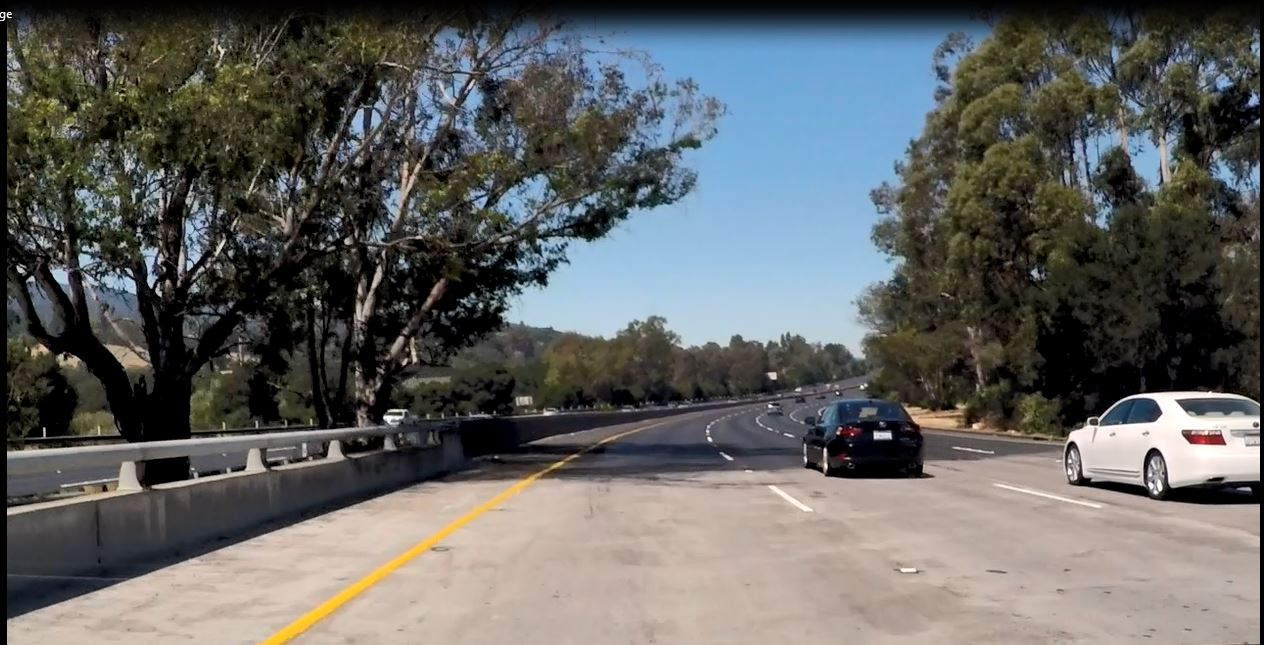
#> input picture test_images/originals/challenge1.JPG, 1264 x 645 px; its folder holds only this picture in this run
$ jupyter execute --allow-errors Project_1_resubmission.ipynb   (shell and % lines are left out)
#> lines starting #> are read from the running program, lines starting #| are printed output that depends on the picture; after the words box and inside, x2 and y2 are one past the last pixel; in counts of white or black regions, pixels touching at a corner belong together
[cell 1]
#importing some useful packages
import matplotlib.pyplot as plt
import matplotlib.image as mpimg
from matplotlib.colors import hsv_to_rgb
import numpy as np
import math
from PIL import Image
import cv2
import os, glob
from sklearn.linear_model import LinearRegression
frame_avg = 5
right_coeffs_array = np.zeros((frame_avg,2))
left_coeffs_array = np.zeros((frame_avg,2))

[cell 2]
# Defining the region of interest (clearing the information that we don't need)
def region_of_interest(updated_img):
    mask = np.zeros_like(updated_img)
    ysize = updated_img.shape[0]
    xsize = updated_img.shape[1]

    vertices = np.array([(50, ysize),
                (xsize-50, ysize),
                (xsize//2+50, ysize//2+50),
                (xsize//2-50, ysize//2+50)], dtype=np.int32)

    #filling pixels inside the polygon defined by "vertices" with the fill color

    cv2.fillPoly(mask, np.array([vertices], dtype=np.int32), (255,255,255))

    #returning the image only where mask pixels are nonzero
    masked_image = cv2.bitwise_and(updated_img, mask)
    return (masked_image)

[cell 3]
# All the image processing takes place under this function

def process_images(image):

    base_img = image


    # TRY TO USE HSV TO CONVERT THE IMAGES LATER FOR BETTER DIFFERENTIATION
    right_lines = []
    left_lines = []
    right = []
    left = []
    ysize = base_img.shape[0]
    xsize = base_img.shape[1]
    white_upper_thld = (255,255,255)
    white_lower_thld = (220,220,215)
    yellow_upper_thld = (255,255,120)
    yellow_lower_thld = (130,130,0)

# Extracting yellow and white colors separately
    mask_yellow = cv2.inRange(base_img, yellow_lower_thld, yellow_upper_thld)
    mask_white = cv2.inRange(base_img, white_lower_thld, white_upper_thld)

    mask = cv2.bitwise_or(mask_white,mask_yellow)

# Masking everything except yellow and white colors from the image
    filtered_image = cv2.bitwise_and(base_img, base_img, mask = mask)

# Defining the region of interest
    filtered_img_after_ROI = region_of_interest(filtered_image)
    #plt.imshow(filtered_img_after_ROI)

# Convert image to graysale
    gray_filtered_img = cv2.cvtColor(filtered_img_after_ROI, cv2.COLOR_RGB2GRAY)
    #plt.imshow(gray_filtered_img,cmap='gray')

# Applying Gaussian Blur
    kernel_size = 7
    blur_gray = cv2.GaussianBlur(gray_filtered_img,(kernel_size, kernel_size), 0)
    #plt.imshow(blur_gray, cmap='gray')

#Defining thresholds for Canny Filter
    low_threshold = 100 #1
    high_threshold = 200 #50
    canny_images = cv2.Canny(blur_gray, low_threshold, high_threshold)
    #plt.imshow(canny_images, cmap='gray')


# HOUGH transform!

    rho = 1
    theta = np.pi/180
    threshold = 8 #8 works
    min_line_length = 7
    max_line_gap = 2 #2 works
    line_image = np.zeros_like(base_img)

    lines = cv2.HoughLinesP(canny_images, rho, theta, threshold, np.array([]),
                            min_line_length, max_line_gap)

#Extracting left lane and right lane coordinates

    for line in lines:
        for x1,y1,x2,y2 in line:
            slope = (y2-y1)/(x2-x1)
            intercept = y1-(slope*x1)
            length = math.sqrt((y2-y1)**2+(x2-x1)**2)

            #if slope of a hough line is greater than 0.3 then it will be a right lane
            if slope>0.3:# and slope <0.6:
                cv2.line(line_image,(x1,y1),(x2,y2),(255,0,0),5)
                right_lines.append(line)

            #if slope of a hough line is less than -0.3 then it will be a left lane
            elif slope<-0.3:# and slope >-0.6:
                cv2.line(line_image,(x1,y1),(x2,y2),(0,255,0),5)
                left_lines.append(line)


    # display images after HOUGH transform
    #plt.imshow(cv2.addWeighted(canny_images,1,line_image,.5,0))
    #plt.imshow(cv2.addWeighted(base_img,1,line_image,.5,0))
    print_hough_line = cv2.addWeighted(base_img,1,line_image,.5,0)

    right_lines = (np.array(right_lines))
    left_lines = (np.array(left_lines))

    # combining all the X and Y coordinates of right lane and converting array to list
    right_x_coord = list(map(int,np.concatenate([right_lines[:,:,0],right_lines[:,:,2]])))
    right_y_coord = list(map(int,np.concatenate([right_lines[:,:,1],right_lines[:,:,3]])))

    # Combining all the X and Y coordinates of left lane and converting array to list
    left_x_coord = list(map(int,np.concatenate([left_lines[:,:,0],left_lines[:,:,2]])))
    left_y_coord = list(map(int,np.concatenate([left_lines[:,:,1],left_lines[:,:,3]])))


# Finding polynomial fit
    order_of_polynomial = 1
    temp_right_coeff = np.polyfit(right_y_coord,right_x_coord,order_of_polynomial)
    temp_left_coeff = np.polyfit(left_y_coord,left_x_coord,order_of_polynomial)

    global right_coeffs_array
    right_coeffs_array = np.append(right_coeffs_array,[temp_right_coeff],axis=0)
    right_coeffs_array = np.delete(right_coeffs_array,(0),axis=0)

    global left_coeffs_array
    left_coeffs_array = np.append(left_coeffs_array,[temp_left_coeff],axis=0)
    left_coeffs_array = np.delete(left_coeffs_array,(0),axis=0)

    """
    if np.all(right_coeffs_array):
        right_coeff = np.mean(right_coeffs_array, axis=0)
    else:
        right_coeff = temp_right_coeff

    if np.all(left_coeffs_array):
        left_coeff = np.mean(left_coeffs_array, axis=0)
    else:
        left_coeff = temp_left_coeff
    """
    left_coeff = temp_left_coeff
    right_coeff = temp_right_coeff

    p_right = np.poly1d(right_coeff)
    p_left = np.poly1d(left_coeff)
    yp = np.linspace(ysize*0.65,ysize, 100)

    #rolling average of slopes


    right = np.transpose(np.array([p_right(yp),yp], np.int32))
    left = np.transpose(np.array([p_left(yp),yp], np.int32))
    final_lines = np.zeros_like(base_img)

# Plotting the lines on the image
    right_lane_poly = cv2.polylines(final_lines,np.int32([right]),0,(255,0,0),7)
    left_lane_poly = cv2.polylines(final_lines,np.int32([left]),0,(0,255,0),7)

    #plt.imshow(background_image)
    image_with_lanes = cv2.addWeighted(base_img,1,right_lane_poly,.8,0)
    image_with_lanes = cv2.addWeighted(base_img,1,left_lane_poly,.8,0)

    #return print_hough_line
    #return [image_with_lanes, right_coeff, left_coeff]
    return image_with_lanes

[cell 4]
#reading in all images
all_images = [cv2.imread(file) for file in glob.glob('CarND-LaneLines-P1/test_images/originals/*.jpg')]
#> all_images = 1 item
plt.figure(figsize=(50,60))

for index,img_value in enumerate(all_images):
    plt.subplot(len(all_images),1,index+1)
    image_for_processing = cv2.cvtColor(img_value, cv2.COLOR_BGR2RGB)
    image_with_lanes_final = process_images(image_for_processing)

    #plt.imshow(image_with_lanes_final)
    image_with_lanes_final = cv2.cvtColor(image_with_lanes_final, cv2.COLOR_RGB2BGR)
    cv2.imwrite('CarND-LaneLines-P1/test_images/Final processed images/'+str(index+1)+'.jpg',image_with_lanes_final)
#> this loop made 1 pass
#> (white_upper_thld in process_images, white_lower_thld in process_images, yellow_upper_thld in process_images, yellow_lower_thld in process_images, kernel_size in process_images) on pass 1: ((255, 255, 255), (220, 220, 215), (255, 255, 120), (130, 130, 0), 7)
#> pass 1, in process_images, `mask_yellow = cv2.inRange(base_img, yellow_lower_thld, yellow_upper_th..`:
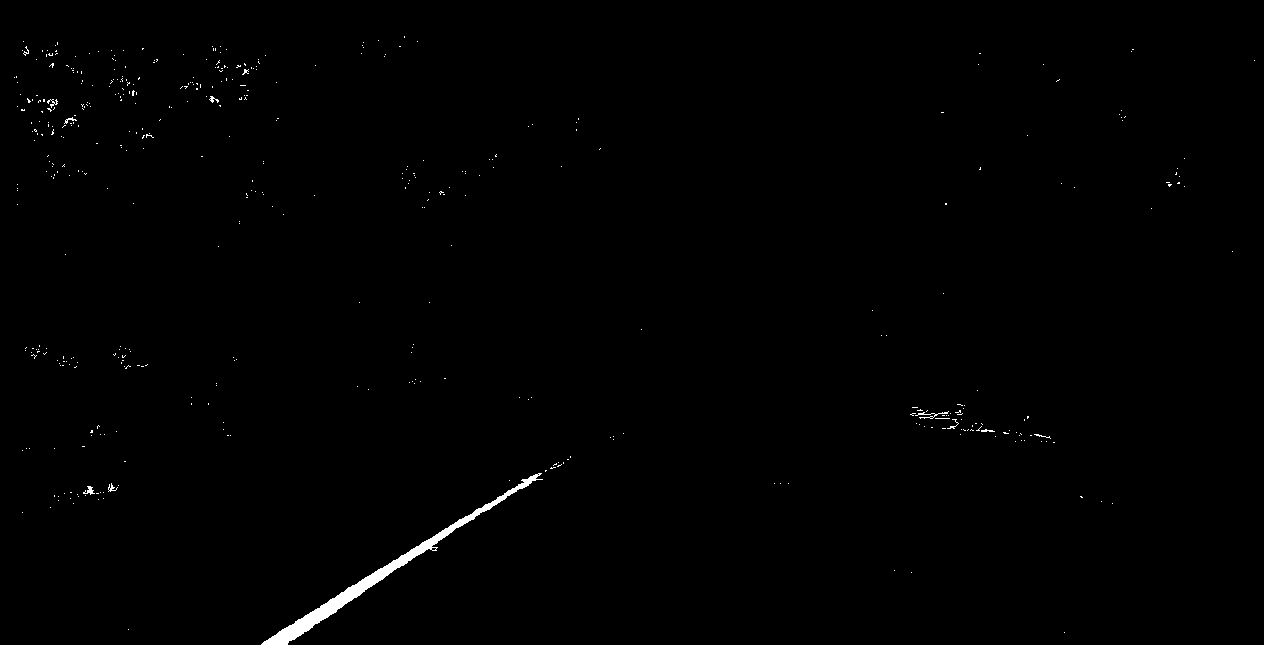
#> mask_yellow: shape (645, 1264); 0.52% white; 454 white regions (442 under 20 px), largest, box (x1, y1, x2, y2) and area: (261, 473, 543, 645) 2964, (915, 411, 949, 419) 71, (83, 486, 95, 495) 50
#> pass 1, in process_images, `mask_white = cv2.inRange(base_img, white_lower_thld, white_upper_thld)`:
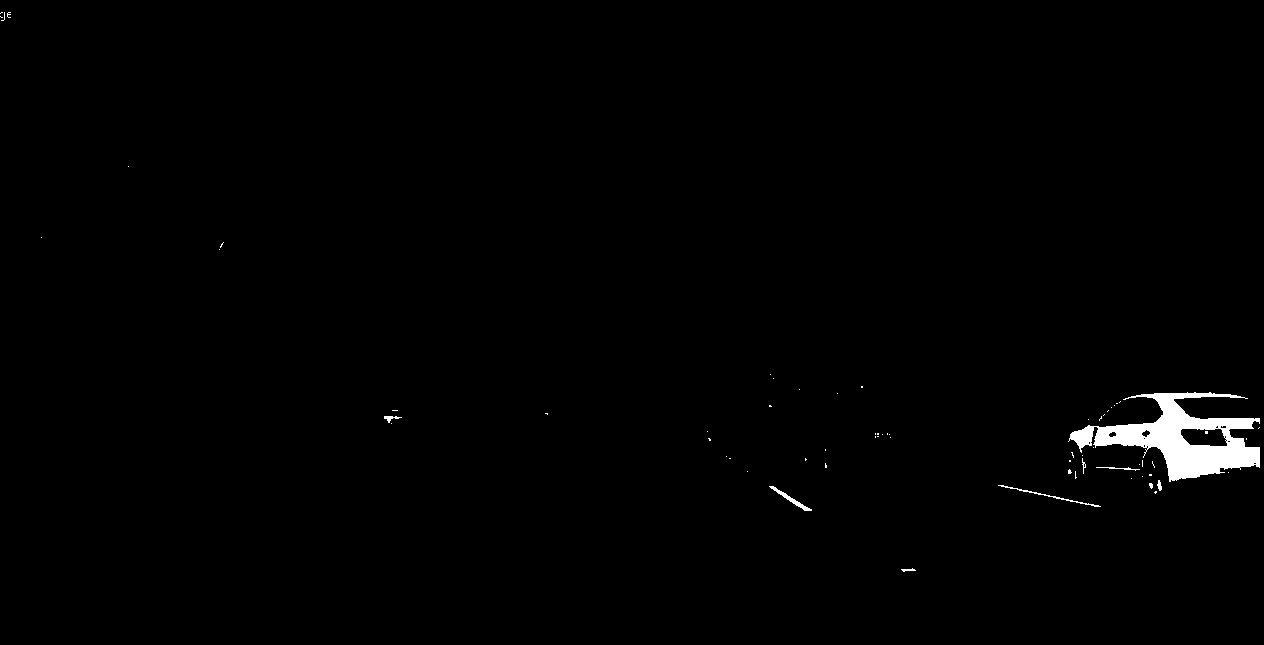
#> mask_white: shape (645, 1264); 0.94% white; 67 white regions (59 under 20 px), largest, box (x1, y1, x2, y2) and area: (1068, 392, 1260, 482) 6862, (769, 486, 812, 511) 179, (998, 485, 1101, 507) 166
#> pass 1, in process_images, `mask = cv2.bitwise_or(mask_white,mask_yellow)`:
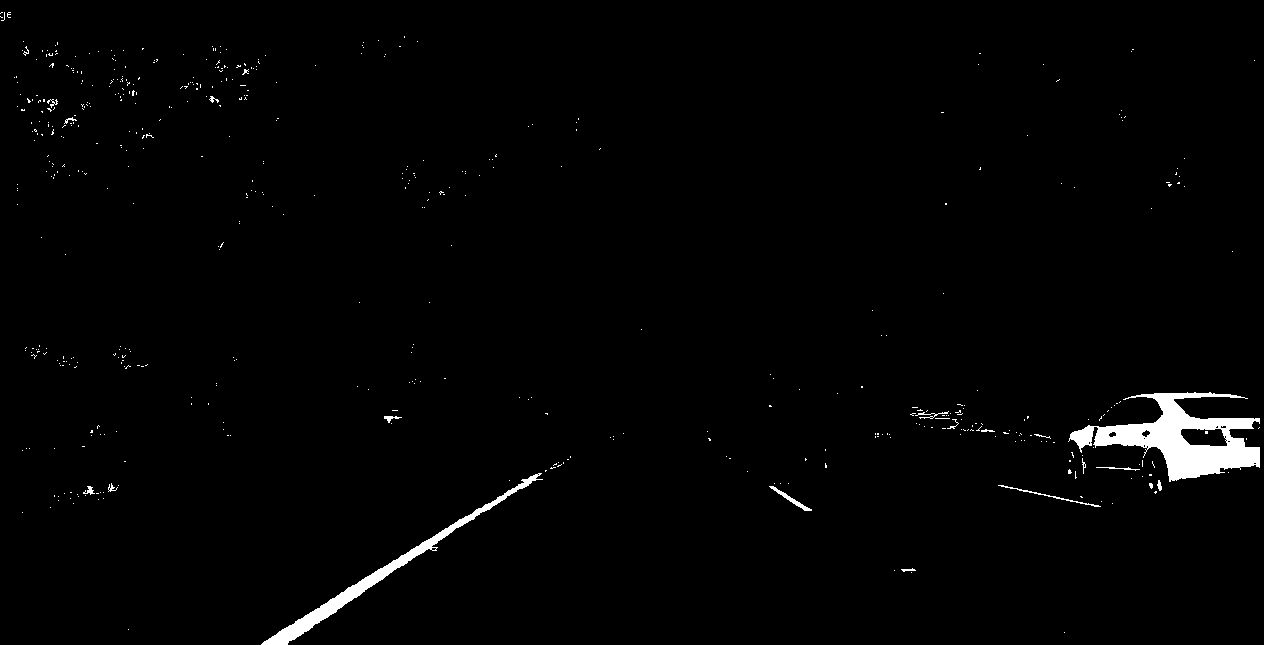
#> mask: shape (645, 1264); 1.5% white; 521 white regions (501 under 20 px), largest, box (x1, y1, x2, y2) and area: (1068, 392, 1260, 482) 6862, (261, 473, 543, 645) 2964, (769, 486, 812, 511) 179

$ run again, on test_images/originals/challenge5.JPG
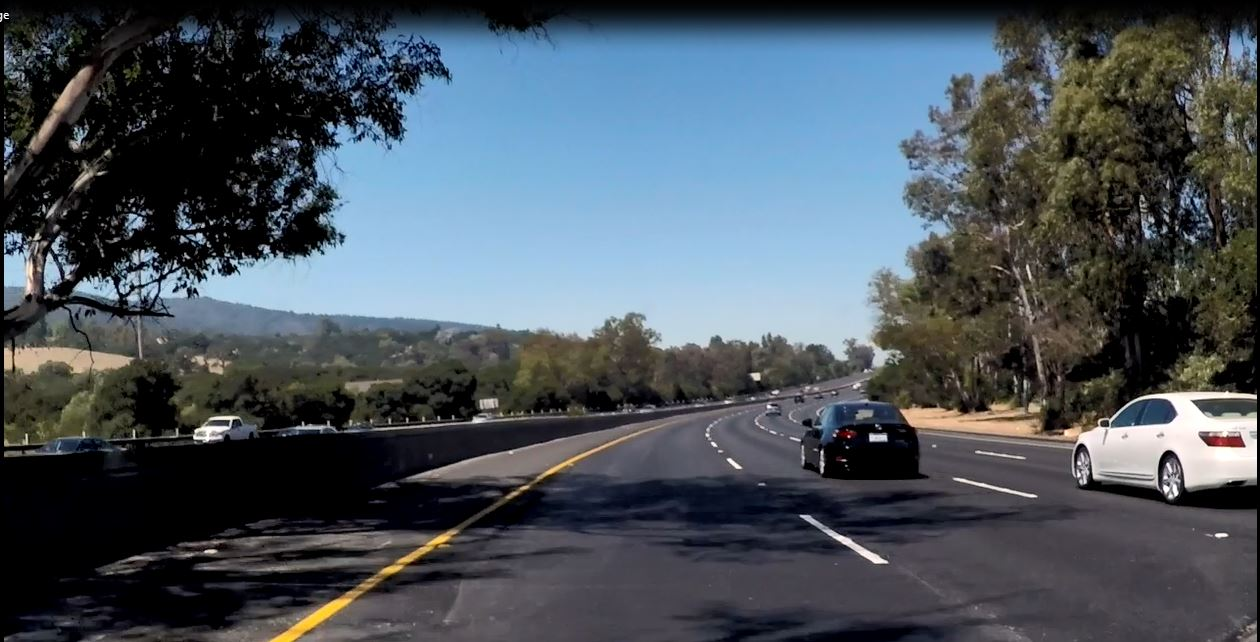
#> input picture test_images/originals/challenge5.JPG, 1260 x 642 px
#> all_images = 1 item
#> the loop `for index,img_value in enumerate(all_images):` made 1 pass
#> (white_upper_thld in process_images, white_lower_thld in process_images, yellow_upper_thld in process_images, yellow_lower_thld in process_images, kernel_size in process_images) on pass 1: ((255, 255, 255), (220, 220, 215), (255, 255, 120), (130, 130, 0), 7)
#> pass 1, in process_images, `mask_yellow = cv2.inRange(base_img, yellow_lower_thld, yellow_upper_th..`:
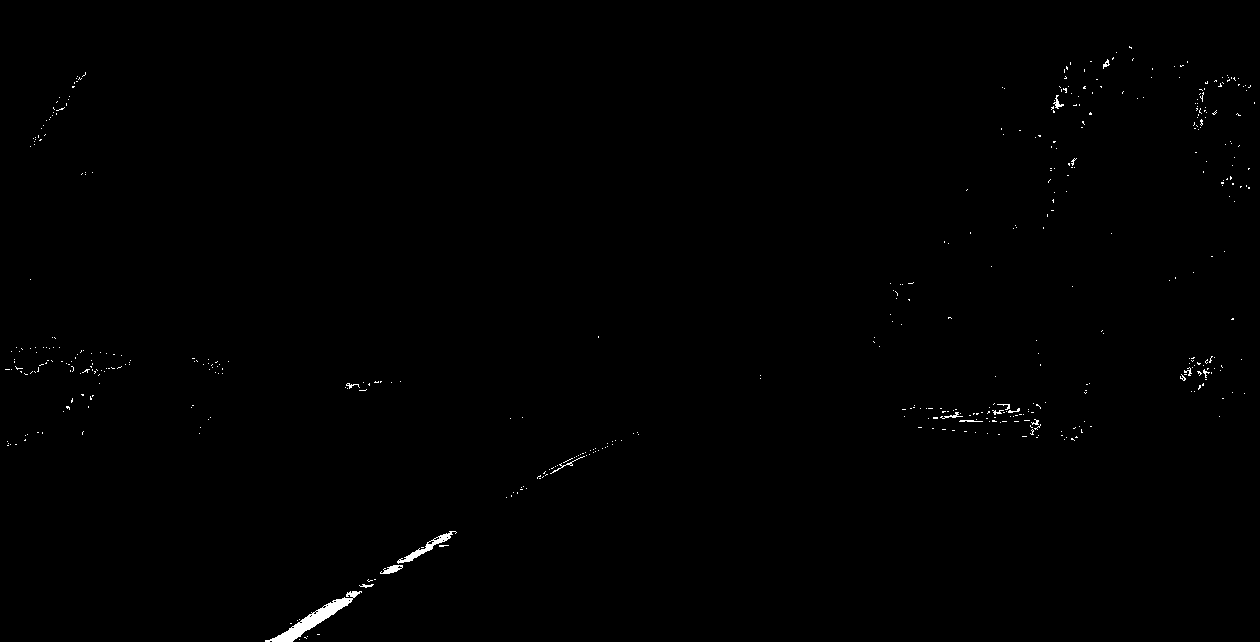
#> mask_yellow: shape (642, 1260); 0.38% white; 488 white regions (472 under 20 px), largest, box (x1, y1, x2, y2) and area: (265, 591, 362, 642) 1017, (397, 531, 457, 564) 344, (380, 565, 403, 574) 113
#> pass 1, in process_images, `mask = cv2.bitwise_or(mask_white,mask_yellow)`:
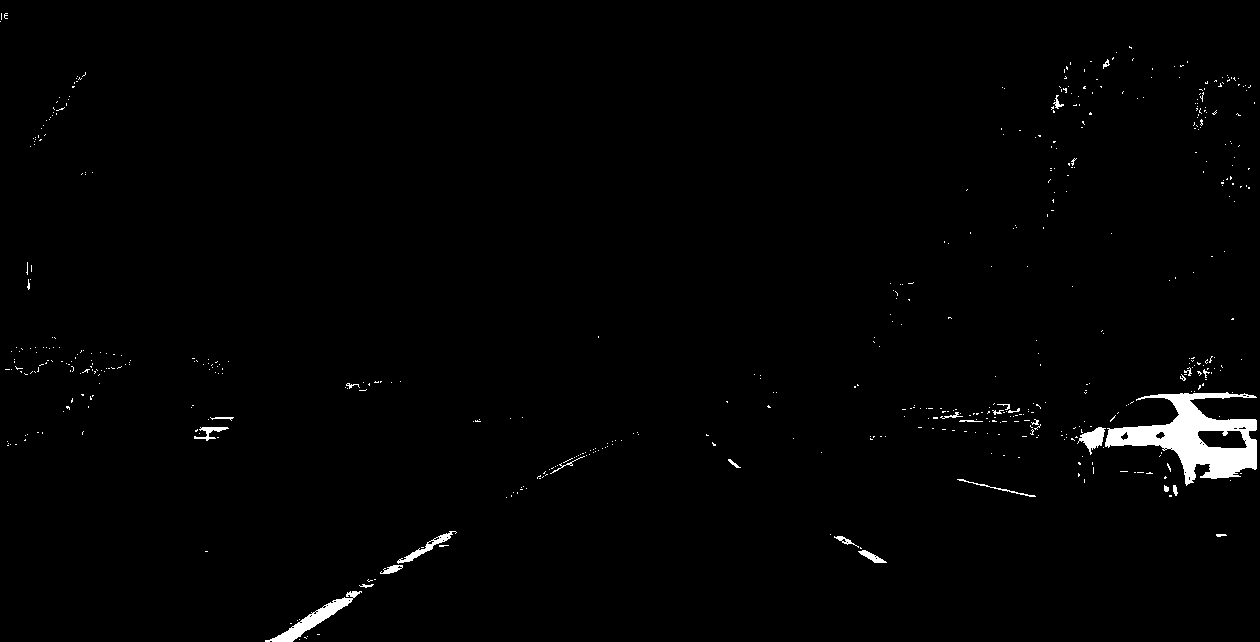
#> mask: shape (642, 1260); 1.3% white; 553 white regions (526 under 20 px), largest, box (x1, y1, x2, y2) and area: (1105, 392, 1257, 486) 5926, (265, 591, 362, 642) 1017, (1077, 427, 1106, 455) 375
